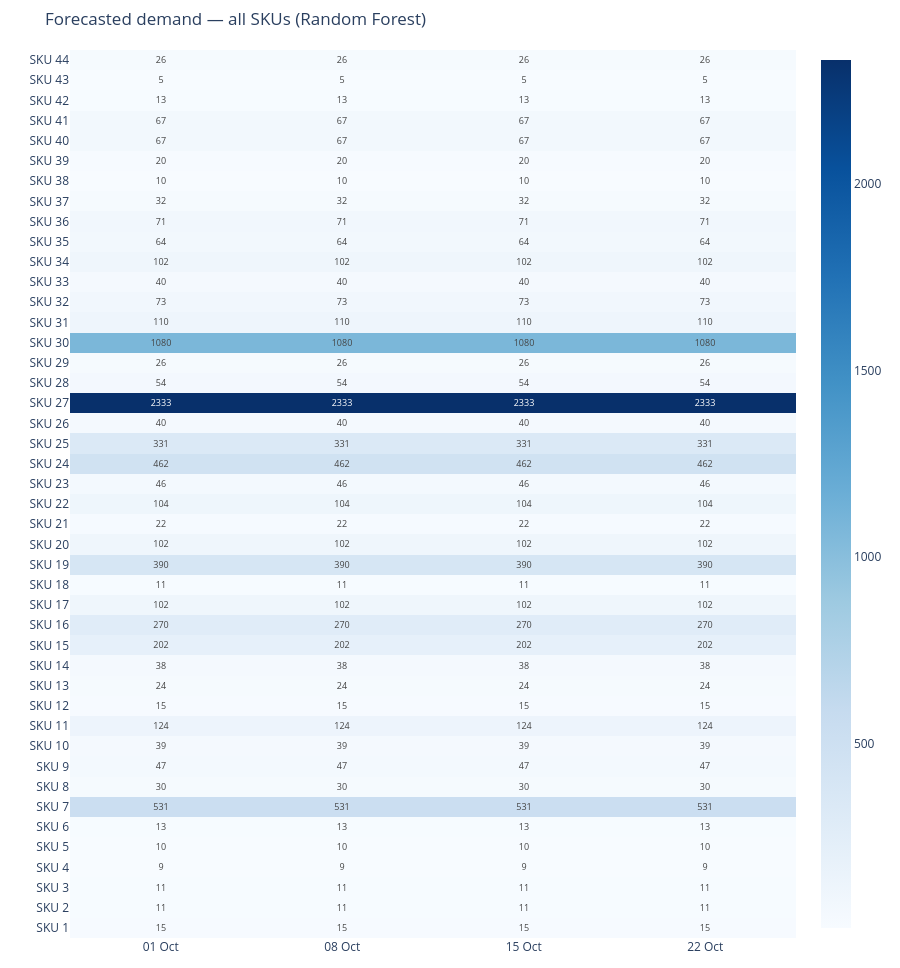

The notebook cell saved with this chart:
### Markdown cell above
## All-SKU forecast heatmap
Quick Random Forest forecast across all 44 SKUs.

### Code cell
# Forecast the next 4 weeks for every SKU at once using Random Forest
n_periods = 4
all_preds = {}

for sku_id in sorted(proc["sku"].unique()):
    X, y, weeks, feature_cols = get_features_target(proc, sku_id)
    if len(X) < 20:
        continue
    model = RandomForestRegressor(n_estimators=100, max_depth=6, random_state=42, n_jobs=-1)
    model.fit(X, y)
    last_row = X[-1].copy().reshape(1, -1)
    preds = []
    for step in range(1, n_periods + 1):
        if "trend" in feature_cols:
            last_row[0, feature_cols.index("trend")] = X[-1, feature_cols.index("trend")] + step / len(X)
        preds.append(max(model.predict(last_row)[0], 0))
    all_preds[sku_id] = preds

# Display results as a heatmap: darker blue = higher predicted demand
sku_labels = [f"SKU {s}" for s in all_preds.keys()]
z = np.array(list(all_preds.values()))
last_date = pd.Timestamp(proc["week"].max())
week_labels = [(last_date + pd.Timedelta(weeks=i)).strftime("%d %b") for i in range(1, n_periods + 1)]

fig = go.Figure(data=go.Heatmap(
    z=z, x=week_labels, y=sku_labels, colorscale="Blues",
    text=np.round(z, 0), texttemplate="%{text:.0f}", textfont=dict(size=9),
    hovertemplate="SKU: %{y}<br>Week: %{x}<br>Demand: %{z:.0f}<extra></extra>",
))
fig.update_layout(title="Forecasted demand — all SKUs (Random Forest)",
                  height=max(500, len(sku_labels) * 22),
                  margin=dict(l=70, r=20, t=50, b=30), yaxis=dict(dtick=1))
fig.show()
print(f"Forecasted {len(all_preds)} SKUs × {n_periods} weeks")

### Figure 1 — Plotly figure (JSON) as saved in the notebook; plotly's stock layout.template omitted (floating-point values rounded to 4 significant figures; data arrays with more than 128 entries replaced by an {"elided": "..."} marker saying what was removed)
{"data": [{"colorscale": [[0, "rgb(247,251,255)"], [0.125, "rgb(222,235,247)"], [0.25, "rgb(198,219,239)"], [0.375, "rgb(158,202,225)"], [0.5, "rgb(107,174,214)"], [0.625, "rgb(66,146,198)"], [0.75, "rgb(33,113,181)"], [0.875, "rgb(8,81,156)"], [1, "rgb(8,48,107)"]], "hovertemplate": "SKU: %{y}<br>Week: %{x}<br>Demand: %{z:.0f}<extra></extra>", "text": {"elided": "44x4 int values"}, "textfont": {"size": 9}, "texttemplate": "%{text:.0f}", "type": "heatmap", "x": ["01 Oct", "08 Oct", "15 Oct", "22 Oct"], "y": ["SKU 1", "SKU 2", "SKU 3", "SKU 4", "SKU 5", "SKU 6", "SKU 7", "SKU 8", "SKU 9", "SKU 10", "SKU 11", "SKU 12", "SKU 13", "SKU 14", "SKU 15", "SKU 16", "SKU 17", "SKU 18", "SKU 19", "SKU 20", "SKU 21", "SKU 22", "SKU 23", "SKU 24", "SKU 25", "SKU 26", "SKU 27", "SKU 28", "SKU 29", "SKU 30", "SKU 31", "SKU 32", "SKU 33", "SKU 34", "SKU 35", "SKU 36", "SKU 37", "SKU 38", "SKU 39", "SKU 40", "SKU 41", "SKU 42", "SKU 43", "SKU 44"], "z": {"elided": "44x4 float values"}}], "layout": {"height": 968, "margin": {"b": 30, "l": 70, "r": 20, "t": 50}, "title": {"text": "Forecasted demand — all SKUs (Random Forest)"}, "yaxis": {"dtick": 1}}}
